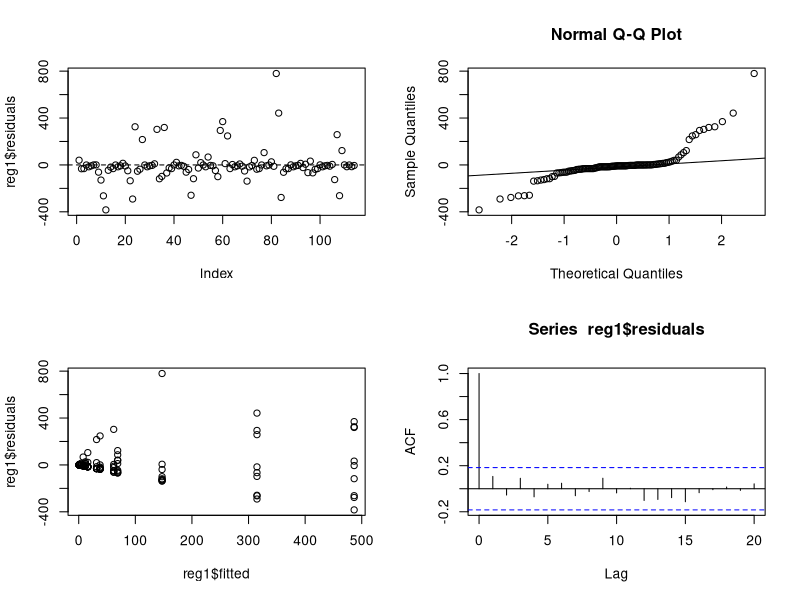
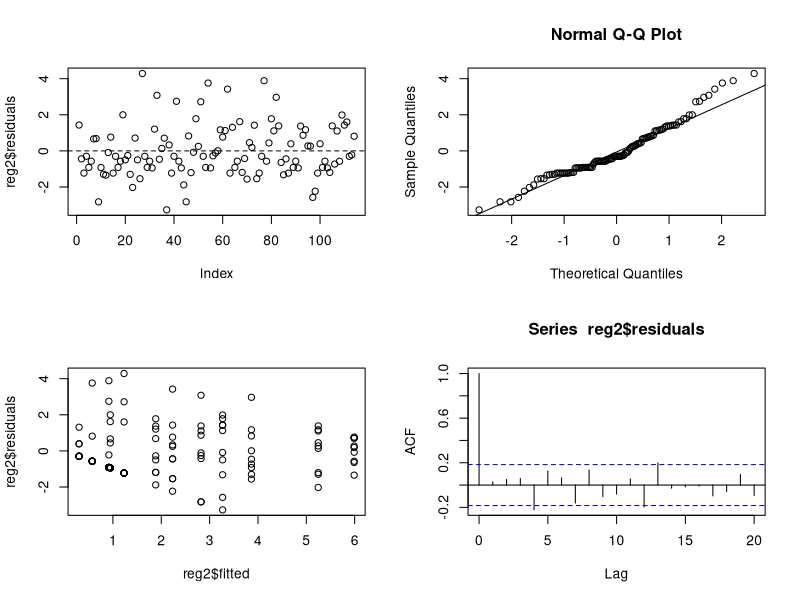

Recreate these plots in R, in order.
## ---- chunk 1
lightning <- c(109, 5, 0, 0, 0, 0, 4, 12, 0, 18, 51, 103, 23, 19, 0, 0, 0, 0, 18, 3, 12, 12, 24, 812, 15, 1, 248, 0, 0, 0, 0, 21, 365, 29, 217, 806, 0, 12, 0, 0, 38, 0, 0, 0, 0, 108, 56, 369, 155, 11, 51, 0, 0, 75, 0, 4, 14, 47, 609, 856, 80, 285, 0, 4, 0, 0, 12, 1, 10, 9, 298, 481, 108, 1, 0, 0, 121, 0, 3, 38, 50, 927, 757, 209, 6, 5, 0, 1, 0, 0, 0, 25, 39, 153, 249, 519, 1, 0, 0, 1, 0, 0, 0, 1, 66, 22, 573, 224, 191, 38, 16, 0, 1, 3, 2, 33, 119, 487, 103, 48, 145) # read in the data as a vector
light.all <- ts(lightning, start = c(2001,9), frequency = 12)
light.train <- ts(lightning[1:114], start = c(2001,9), frequency = 12)
light.test <- ts(lightning[115:121], start = c(2011,3), frequency = 12)
month = factor(cycle(light.train)) # as the month is used every year without specific year 
reg1 = lm(light.train~month)
summary(reg1)
## ---- chunk 2
par(mfcol=c(2,2))
plot(reg1$residuals)
abline(h=0,lty=2) 
plot(reg1$fitted, reg1$residuals)
qqnorm(reg1$residuals) 
qqline(reg1$residuals) 
acf(reg1$residuals) 
## ---- chunk 3
PI<-predict.lm(reg1,newdata=data.frame(month=factor(cycle(light.test))), interval="prediction")
PI
(light.test>PI[,"lwr"] & light.test<PI[,"upr"]) # see if light.test is in PI
## ---- chunk 4
reg2<-lm(log(light.train+1)~month)
summary(reg2)
par(mfcol=c(2,2))
plot(reg2$residuals)
abline(h=0,lty=2) 
plot(reg2$fitted, reg2$residuals)
qqnorm(reg2$residuals) 
qqline(reg2$residuals) 
acf(reg2$residuals) 
logPI2<-predict.lm(reg2,newdata=data.frame(month=factor(cycle(light.test))), interval="prediction")
PI2 = exp(logPI2)-1
light.test>PI2[,"lwr"] & light.test<PI2[,"upr"]
